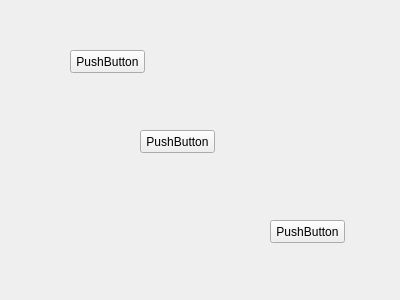
<?xml version="1.0" encoding="UTF-8"?>
<ui version="4.0">
 <class>Form</class>
 <widget class="QWidget" name="Form">
  <property name="geometry">
   <rect>
    <x>0</x>
    <y>0</y>
    <width>400</width>
    <height>300</height>
   </rect>
  </property>
  <property name="windowTitle">
   <string>Form</string>
  </property>
  <widget class="QPushButton" name="pushButton">
   <property name="geometry">
    <rect>
     <x>140</x>
     <y>130</y>
     <width>75</width>
     <height>23</height>
    </rect>
   </property>
   <property name="text">
    <string>PushButton</string>
   </property>
  </widget>
  <widget class="QPushButton" name="pushButton_2">
   <property name="geometry">
    <rect>
     <x>70</x>
     <y>50</y>
     <width>75</width>
     <height>23</height>
    </rect>
   </property>
   <property name="text">
    <string>PushButton</string>
   </property>
  </widget>
  <widget class="QPushButton" name="pushButton_3">
   <property name="geometry">
    <rect>
     <x>270</x>
     <y>220</y>
     <width>75</width>
     <height>23</height>
    </rect>
   </property>
   <property name="text">
    <string>PushButton</string>
   </property>
  </widget>
 </widget>
 <resources/>
 <connections/>
</ui>
